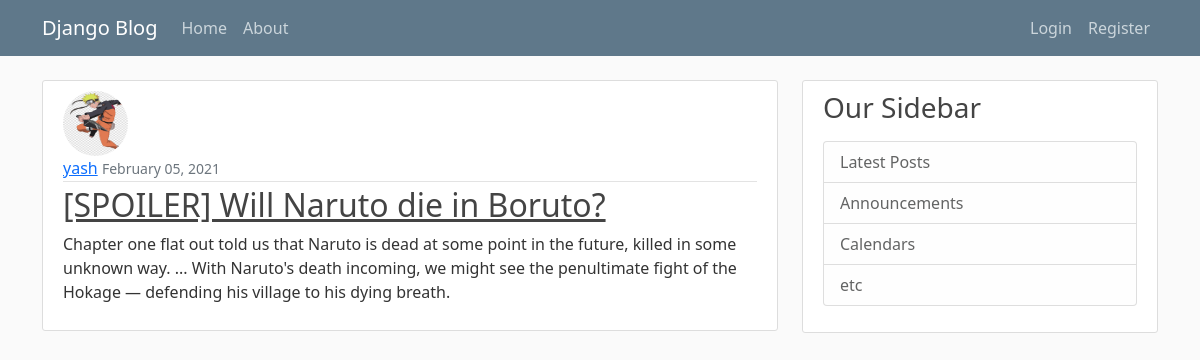
/post/10, run on the app's committed database.
### blog/models.py (models this page shows, shortened)
class Post(models.Model):
    title = models.CharField(max_length=100)
    content = models.TextField()
    date_posted = models.DateTimeField(default=timezone.now)
    author = models.ForeignKey(User, on_delete=models.CASCADE)

### users/models.py (models this page shows, shortened)
class Profile(models.Model):
    user = models.OneToOneField(User, on_delete=models.CASCADE)
    image = models.ImageField(default='default.png', upload_to='profile_pics')

### blog/views.py (the view)
# urls.py: path('post/<int:pk>', views.PostDetailView.as_view(), name='detail'),
class PostDetailView(generic.DetailView):
    model = Post
    template_name = 'blog/detail.html'

### blog/templates/blog/detail.html (shortened to what this page needs)
{% extends 'blog/base.html' %}
{% block content %}
<article class="media content-section">
  <img class="rounded-circle article-img" src="{{post.author.profile.image.url }}" alt="">
  <div class="media-body">
    <div class="article-metadata">
      <a class="mr-2" href="#">{{ post.author }}</a>
      <small class="text-muted">{{ post.date_posted | date:'F d, Y'}}</small>
    </div>
    <h2><a class="article-title" href="#">{{ post.title }}</a></h2>
    <p class="article-content">{{ post.content }}</p>
  </div>
</article>
{% endblock %}

### blog/static/blog/main.css (style rules this page uses)
body { background: #fafafa; color: #333333; margin-top: 5rem; }
h1, h2, h3, h4, h5, h6 { color: #444444; }
.content-section { background: #ffffff; padding: 10px 20px; border: 1px solid #dddddd; border-radius: 3px; margin-bottom: 20px; }
.article-title { color: #444444; }
.article-content { white-space: pre-line; }
.article-img { height: 65px; width: 65px; margin-right: 16px; }
.article-metadata { padding-bottom: 1px; margin-bottom: 4px; border-bottom: 1px solid #e3e3e3 }

### data on the page
Post: author.profile.image (picture), author "yash", date_posted "February 05, 2021", title "[SPOILER] Will Naruto die in Boruto?", content "Chapter one flat out told us that Naruto is dead at some point in the future, killed in some unknown way. ... With Naruto's death incoming, we might see the penultimate fight of the Hokage — defending his village to his dying breath."
